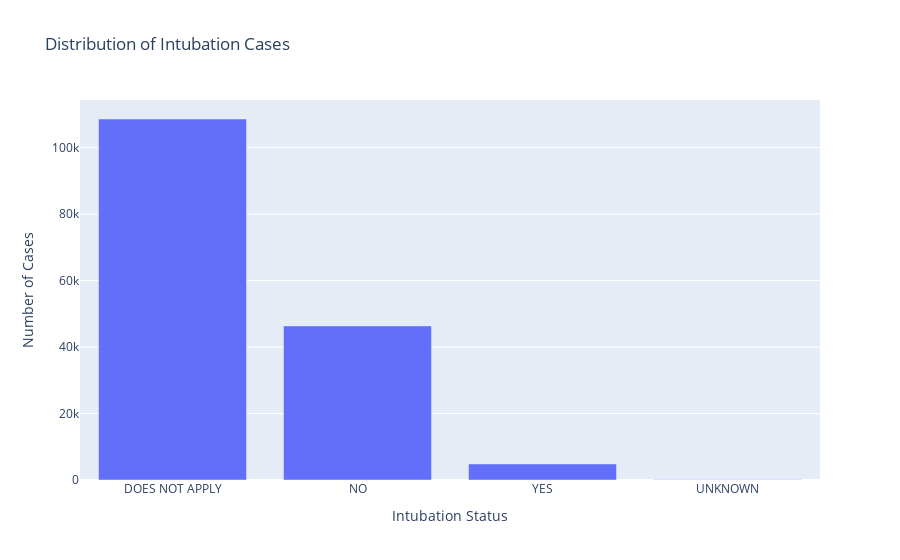

Notebook code cell kept with this figure:
### Markdown cell above
### QUESTION 6: How many patients required intubation? [1m]

Produce a bar chart

### Code cell
# your codes here...
# Group data by INTUBATED status to calculate the distribution
# Count the occurrences of each category
intubation_distribution_df = analysis["INTUBATED"].value_counts().reset_index()
intubation_distribution_df.columns = ["Intubation Status", "Number of Cases"]

# Plot the bar chart
fig = px.bar(
    intubation_distribution_df,
    x="Intubation Status",
    y="Number of Cases",
    title="Distribution of Intubation Cases",
    labels={"INTUBATED": "Intubation Status", "Number of Cases": "Number of Cases"}
)

# Show the plot
fig.show()

### Figure 1 — Plotly figure (JSON) as saved in the notebook; plotly's stock layout.template omitted (floating-point values rounded to 4 significant figures)
{"data": [{"alignmentgroup": "True", "hovertemplate": "Intubation Status=%{x}<br>Number of Cases=%{y}<extra></extra>", "legendgroup": "", "marker": {"color": "#636efa", "pattern": {"shape": ""}}, "name": "", "offsetgroup": "", "orientation": "v", "showlegend": false, "textposition": "auto", "type": "bar", "x": ["DOES NOT APPLY", "NO", "YES", "UNKNOWN"], "xaxis": "x", "y": [108571, 46337, 4828, 57], "yaxis": "y"}], "layout": {"barmode": "relative", "legend": {"tracegroupgap": 0}, "title": {"text": "Distribution of Intubation Cases"}, "xaxis": {"anchor": "y", "domain": [0, 1], "title": {"text": "Intubation Status"}}, "yaxis": {"anchor": "x", "domain": [0, 1], "title": {"text": "Number of Cases"}}}}
